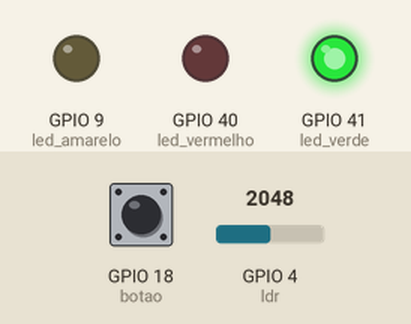
This sketch was run on a simulated ESP32-S3. On the bench: output pins drawn as LEDs (lit = HIGH). The test bench sets the inputs (shaded band); at power-on: GPIO 4 (ldr) = 2048, GPIO 18 (botao) HIGH. What the sketch prints to the serial monitor is not drawn.

Above: at 9.8 s.
9.9 s: GPIO 4 (ldr) set to 560
At 12.4 s:
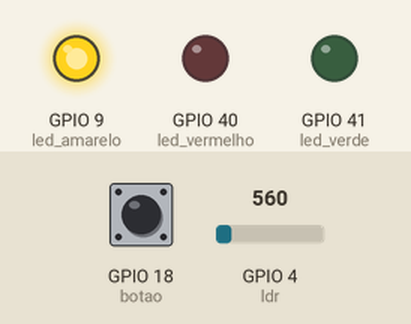
At 14.0 s:
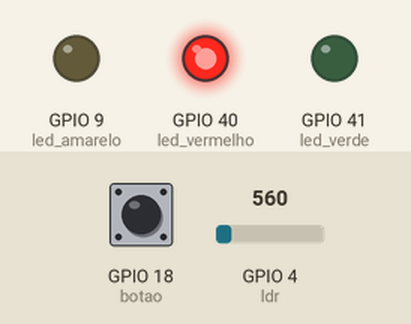
23.9 s: GPIO 4 (ldr) set to 655
At 24.8 s:
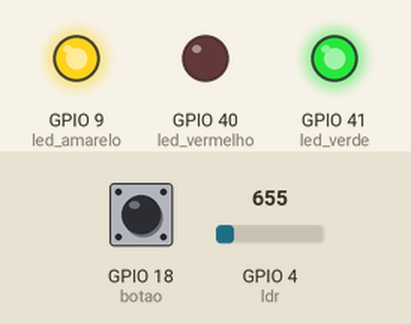
Timing chart, 0 to 38.5 s (numbered marks = the images above; inputs shaded):
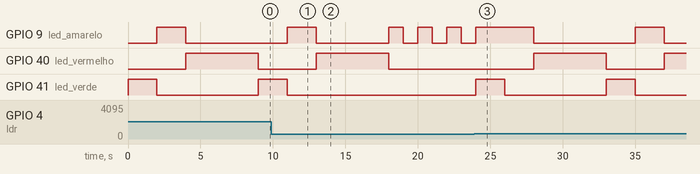

Measured:
- the behaviour switches between 600 and 601 on GPIO 4 (ldr) (found by bisection; images 2 and 3)
- after the input at 9.9 s, GPIO 40 (led_vermelho): goes on until 18.0 s, then stays LOW; GPIO 41 (led_verde): goes on until 11.0 s, then stays LOW
- after the input at 23.9 s, GPIO 40 (led_vermelho): LOW → HIGH after 4.1 s, → LOW 5.0 s later, → HIGH 4.0 s later; GPIO 41 (led_verde): alternates HIGH for 2.0 s and LOW for 7.0 s, starting after 0.10 s

The sketch:

sketch.ino
```cpp
#include <WiFi.h>
#include <HTTPClient.h>

#define led_verde 41 // Pino utilizado para controle do led verde
#define led_vermelho 40 // Pino utilizado para controle do led vermelho
#define led_amarelo 9 // Pino utilizado para controle do led amarelo

const int botao = 18;  // pino para controle do botão
int statusBotao;  // variável que lê o estado do botão
int ultimoStatusBotao = LOW; // Variável Backup que salvará o último status do botão
int contador = 0; // Variável que armazena quantas vezes o botão foi pressionado

unsigned long tempoUltimoDebounce = 0; // Variável que armazenará o tempo do último Debounce
unsigned long tempoDebounce = 50;      // Tempo (em milissegundos)que é necessário manter o botão pressionado para ter a certeza de que ele foi pressionado de fato.

const int ldr = 4;  // Pino utilizado para controle do ldr
int limite=600;

void setup() {

  // Configuração inicial dos pinos para controle dos leds como OUTPUTs (saídas) do ESP32
  pinMode(led_verde,OUTPUT);
  pinMode(led_amarelo,OUTPUT);
  pinMode(led_vermelho,OUTPUT);

  // Inicialização das entradas
  pinMode(botao, INPUT); // Inicia o botão como input

  digitalWrite(led_amarelo, LOW);
  digitalWrite(led_verde, LOW);
  digitalWrite(led_vermelho, LOW);

  Serial.begin(9600); // Configuração para debug por interface serial entre ESP e computador com baud rate de 9600
}

void loop() {
  debounceBotao();
  contagem();

  int ldrstatus=analogRead(ldr);

  if(ldrstatus<=limite){
    Serial.println("Está escuro, ativando o modo noturno.");
    Serial.println("Status do LDR: ");
    Serial.print(ldrstatus);
    modo_noturno();
  }else{
    Serial.println("Está claro, ativando o modo diurno.");
    Serial.println("Status do LDR: ");
    Serial.print(ldrstatus);
    modo_diurno();
  }

  if(ldrstatus>39 && led_vermelho==HIGH && statusBotao==HIGH) { // se estiver de dia, o semáforo estiver fechado e o botão for apertado uma vez, abrir o sinal depois de 1s
    delay(1000);
    Serial.println("O botão foi apertado três vezes. Abrindo o semáforo.");
    modo_diurno();
  }
}

void modo_noturno () {
  digitalWrite(led_amarelo, HIGH);
  delay(1000);
  digitalWrite(led_amarelo, LOW);
  delay(1000);
  digitalWrite(led_amarelo, HIGH);
}

void modo_diurno () {
  digitalWrite(led_verde, HIGH);
  delay(2000);
  digitalWrite(led_verde, LOW);
  digitalWrite(led_amarelo, HIGH);
  delay(2000);
  digitalWrite(led_amarelo, LOW);
  digitalWrite(led_vermelho, HIGH);
  delay(5000);
  digitalWrite(led_vermelho, LOW);
}

void debounceBotao() {

  int leitura = digitalRead(botao);

  if (leitura != ultimoStatusBotao) {
    tempoUltimoDebounce = millis();

  if ((millis() - tempoUltimoDebounce) > tempoDebounce) {
    if (leitura != statusBotao) {
      statusBotao = leitura;
      if (statusBotao == HIGH) {
        contador++;
      }
    }
  }
  ultimoStatusBotao = leitura;

}}


void contagem() {
  if (contador == 3) {
    if(WiFi.status() == WL_CONNECTED){ // Se o ESP32 estiver conectado à Internet
    HTTPClient http;

    String link = "http://www.google.com.br/"; // Endpoint da requisição HTTP

    http.begin(link.c_str());

    int codigo_resposta_http = http.GET(); // Código do Resultado da Requisição HTTP

    if (codigo_resposta_http>0) {
      Serial.print("Código de resposta HTTP: ");
      Serial.println(codigo_resposta_http);
      String payload = http.getString();
      Serial.println(payload);
      }
    else {
      Serial.print("Código de erro: ");
      Serial.println(codigo_resposta_http);
      }
      http.end();
    }

  else {
    Serial.println("O Wifi foi desconectado");
  }
}
}
```
